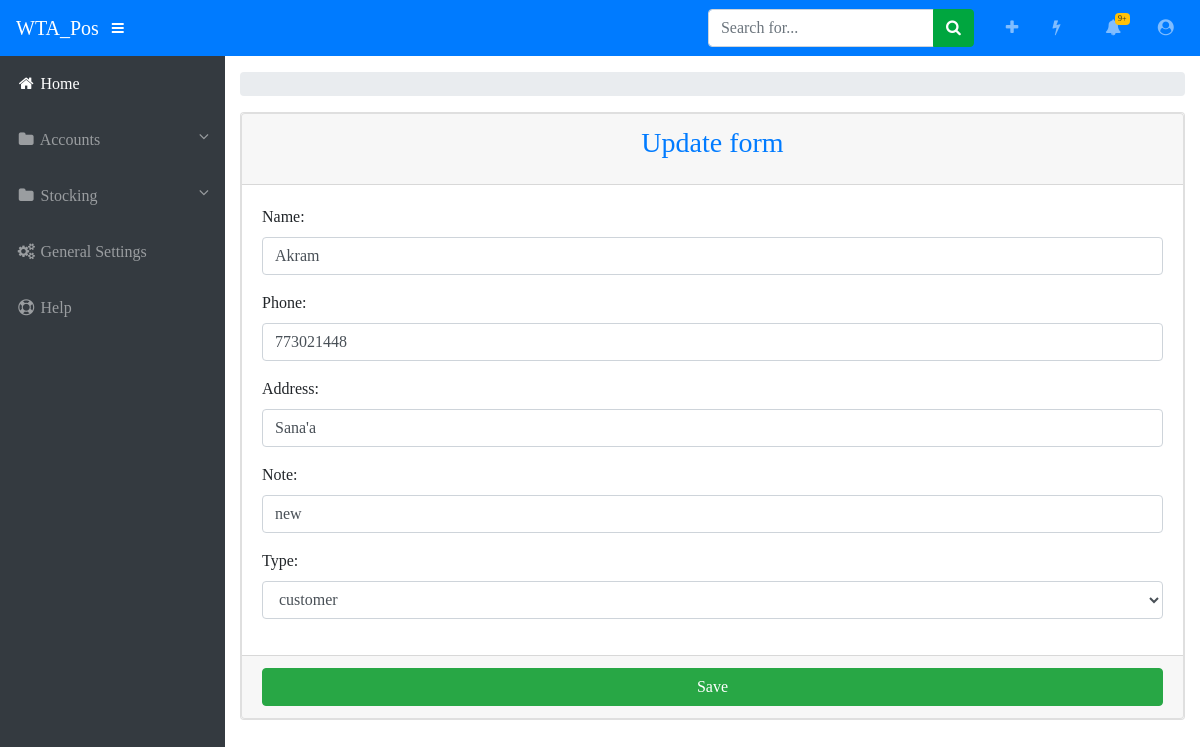
/Accounts/update/Akram/1/, run on an earlier commit of the app's database.
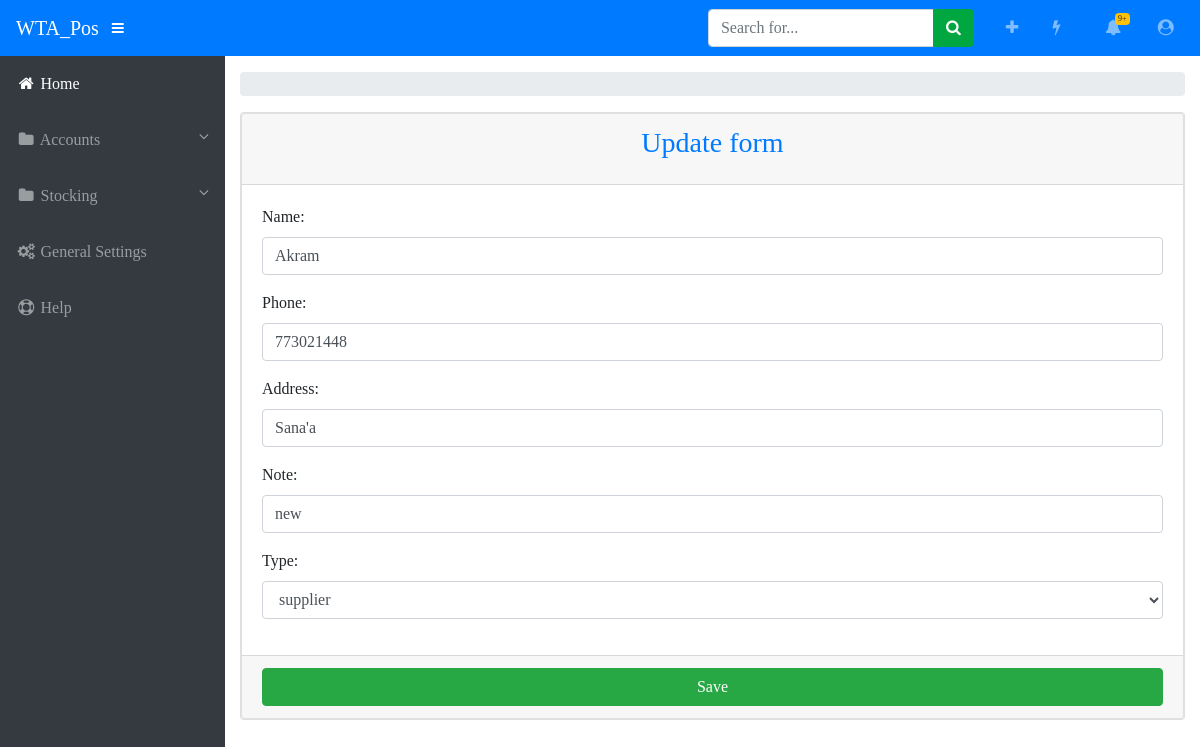
And on a later commit of the database.
### Accounts/models.py (models this page shows, shortened)
class Account(models.Model):
    accountType =(
        ('customer','customer'),
        ('supplier','supplier')
    )
    name = models.CharField(max_length=32)
    phone = models.CharField(max_length=16)
    address = models.CharField(max_length=16)
    note = models.CharField(max_length=64,blank=True,null=True)
    type = models.CharField(max_length=16,choices=accountType)

### Accounts/views.py (the view, shortened to what this page needs)
# urls.py: path('update/<str:template_name>/<int:pk>/',views.updateView.as_view(),name='update'),
class updateView(UpdateView):
    fields = '__all__'
    template_name = 'update.html'
    def get_object(self):
        model = Account
        pk = self.kwargs['pk']
        return model.objects.get(pk=pk)

### Accounts/templates/update.html (shortened to what this page needs)
{% extends 'Accounts.html' %}
{% block content %}
    <form action="" method="POST" class="card">
        <div class="card-header text-center text-primary">
            <h3 class="card-title">Update form</h3>
        </div>
        <div class="card-body">
        {{form.as_p}}
        </div>
        <div class="card-footer">
            <button type="submit" class="btn btn-success w-100">Save</button>
        </div>
    </form>
{% endblock content %}

What changed in the data, as far as the page shows it:
changed Account "Akram": type "customer" → "supplier"
